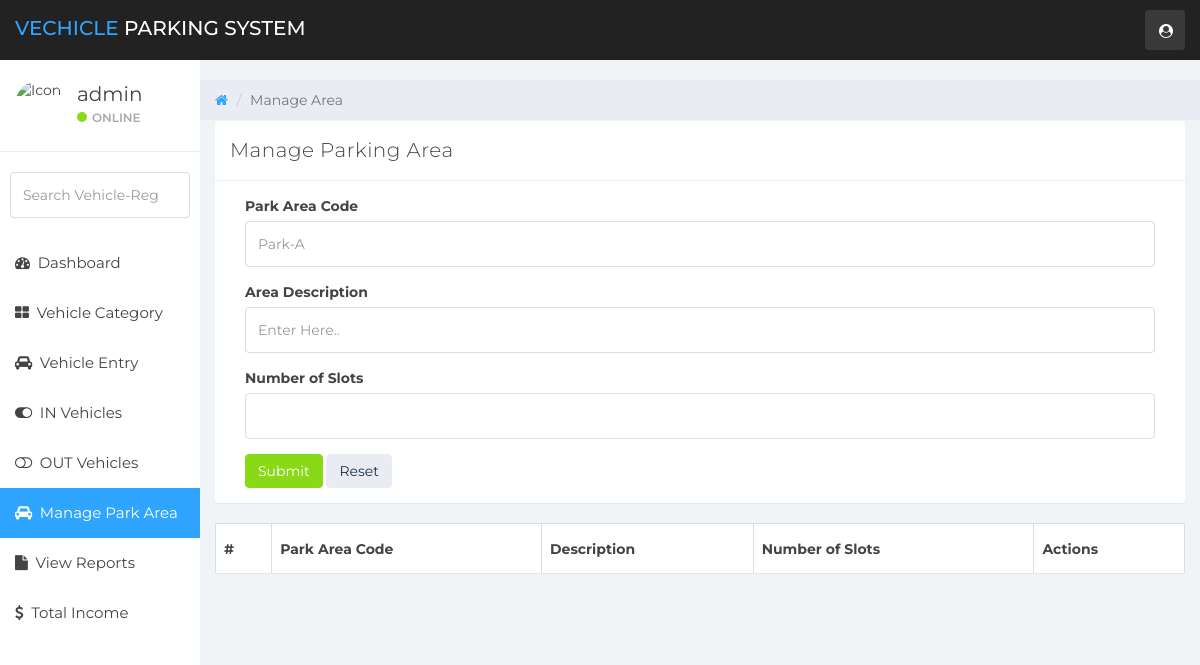
Before: /manage-area.php (signed in) with the older database file.
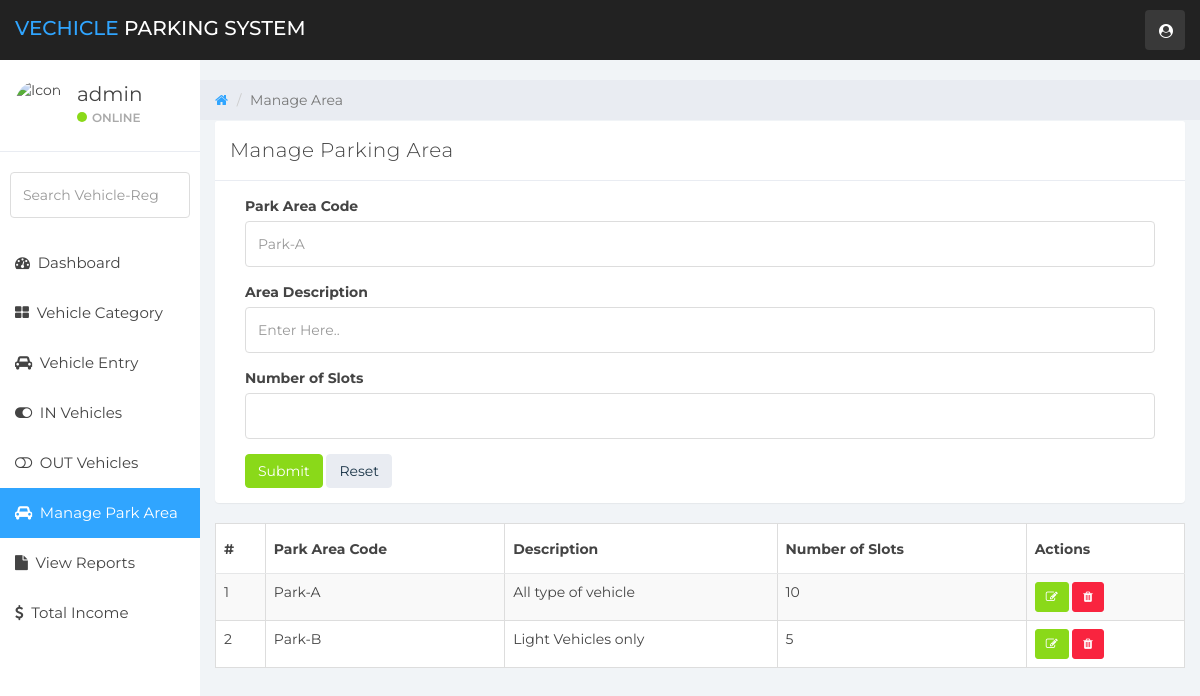
After: the same page with the newer database file.
### tables this page shows
CREATE TABLE `parkarea` (
  `areaid` int(11) NOT NULL,
  `areaCode` varchar(50) NOT NULL,
  `areaDesc` varchar(255) NOT NULL,
  `areaSlots` int(11) NOT NULL
);

### manage-area.php (the view, shortened to what this page needs)
<?php
	if (strlen($_SESSION['vpmsaid']==0)) {
	header('location:logout.php');
	} else {
  ?>
<!DOCTYPE html>
<html>
<head>
	<link href="css/bootstrap.min.css" rel="stylesheet">
	<link href="css/font-awesome.min.css" rel="stylesheet">
	<link href="css/datepicker3.css" rel="stylesheet">
	<link href="css/styles.css" rel="stylesheet">
</head>
<body>
        <?php include 'includes/navigation.php' ?>
		<?php
		include 'includes/sidebar.php'
		?>
	<div class="col-sm-9 col-sm-offset-3 col-lg-10 col-lg-offset-2 main">
		<div class="row">
			<ol class="breadcrumb">
				<li><a href="dashboard.php">
					<em class="fa fa-home"></em>
				</a></li>
				<li class="active">Manage Area</li>
			</ol>
		</div>
		<div class="row">
			<div class="col-lg-12">
			</div>
		</div>
		<div class="panel panel-default">
					<div class="panel-heading">Manage Parking Area</div>
					<div class="panel-body">
						<div class="col-md-12">
							<form method="POST">
								<div class="form-group">
									<label>Park Area Code</label>
									<input type="text" class="form-control" placeholder="Park-A" id="vehreno" name="areaCode" required>
								</div>
                                <div class="form-group">
									<label>Area Description</label>
									<input type="text" class="form-control" placeholder="Enter Here.." id="ownercontno" name="areaDesc" required>
								</div>
								<div class="form-group">
									<label>Number of Slots</label>
									<input type="number" class="form-control" id="vehcomp" name="numSlot" required>
								</div>
								<button type="submit" class="btn btn-success" name="submit-vehicle">Submit</button>
								<button type="reset" class="btn btn-default">Reset</button>
								</div>
						</div>
					</div>
                    <table id="example" class="table table-striped table-hover table-bordered" style="width:100%">
        <thead>
            <tr>
                <th>#</th>
                <th>Park Area Code</th>
                <th>Description</th>
                <th>Number of Slots</th>
                <th>Actions</th>
            </tr>
        </thead>
        <tbody>
        <?php
        $ret=mysqli_query($con,"SELECT * from  parkarea");
        $cnt=1;
        while ($row=mysqli_fetch_array($ret)) {
        ?>
            <tr>
            <td><?php echo $cnt;?></td>
            <td><?php  echo $row['areaCode'];?></td>
            <td><?php  echo $row['areaDesc'];?></td>
            <td><?php  echo $row['areaSlots'];?></td>
            <td><a href="update-area.php?editid=<?php echo $row['areaid'];?>"> <button class="btn btn-success btn-sm"><i class="fa fa-edit"></i></button> </a>
            <a href="remove-area.php?editid=<?php echo $row['areaid'];?>"> <button class="btn btn-danger btn-sm"><i class="fa fa-trash"></i></button> </a>
            </td>
            </tr>
                <?php $cnt=$cnt+1;}?>
        </tbody>
    </table>
	</div>
</body>
</html>
<?php }  ?>

Changed rows visible on the page:
added parkarea: areaCode "Park-A", areaDesc "All type of vehicle", areaSlots "10"
added parkarea: areaCode "Park-B", areaDesc "Light Vehicles only", areaSlots "5"
